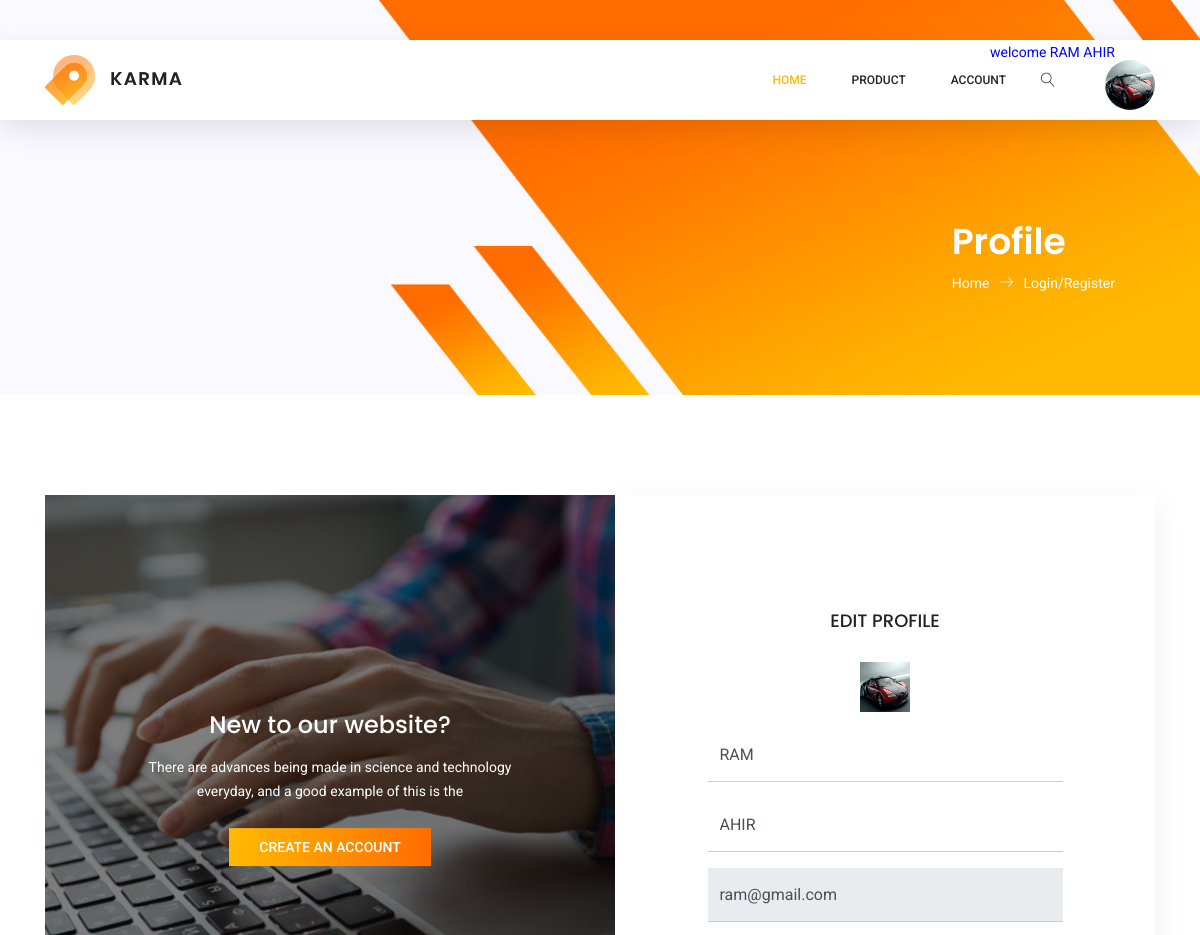
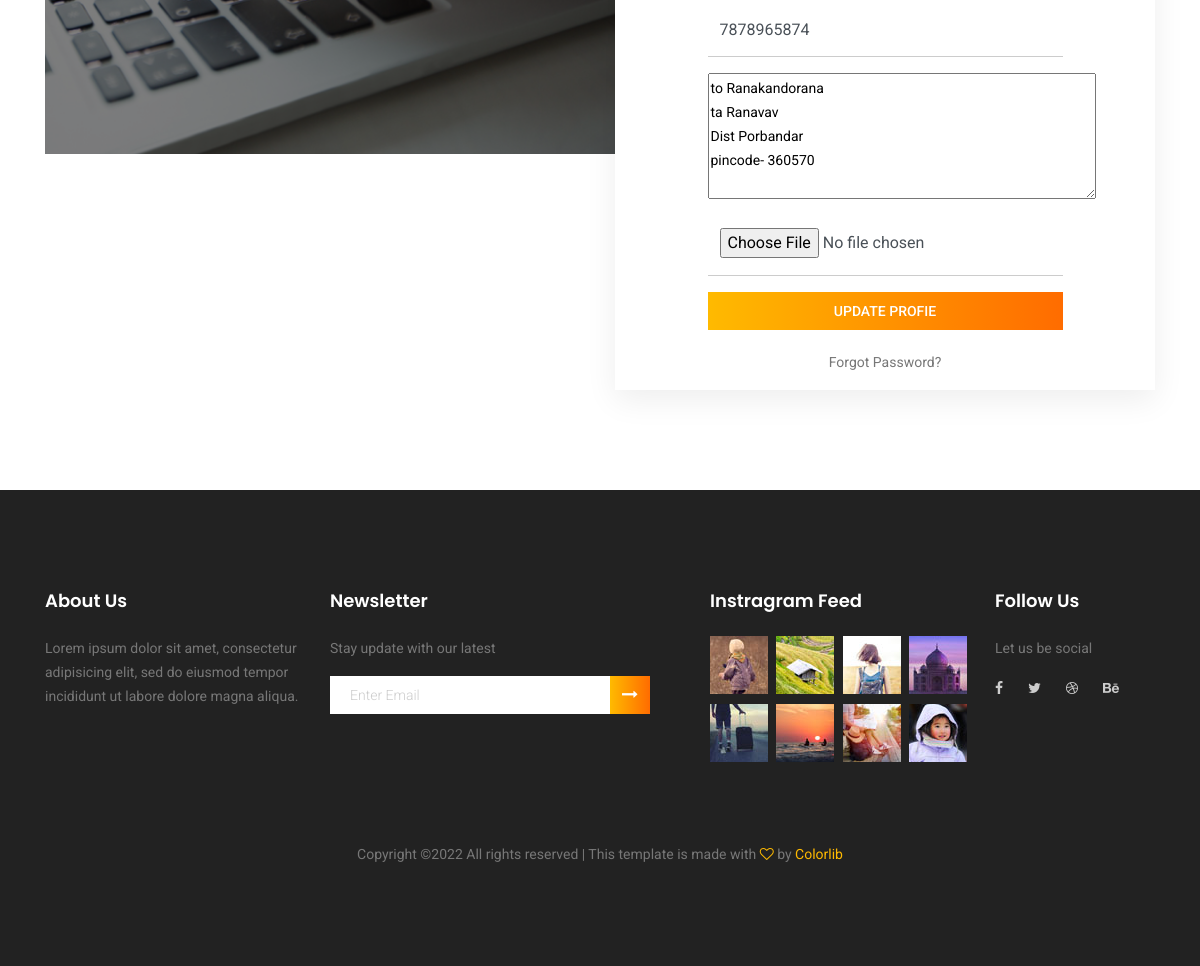
/seller_profile/ (signed in), run on the app's committed database (2 pictures, top to bottom).
### myapp/models.py (models this page shows, shortened)
class User(models.Model):
	fname=models.CharField(max_length=100)
	lname=models.CharField(max_length=100)
	email=models.EmailField()
	mobile=models.PositiveIntegerField()
	address=models.TextField()
	password=models.CharField(max_length=100)
	profile_pic=models.ImageField(upload_to="profile_pic/")
	usertype=models.CharField(max_length=100,default="user")

### myapp/views.py (the view)
# urls.py: path('seller_profile/',views.seller_profile,name="seller_profile"),
def seller_profile(request):
	user=User.objects.get(email=request.session['email'])
	if request.method=="POST":
		user.fname=request.POST['fname']
		user.lname=request.POST['lname']
		user.mobile=request.POST['mobile']
		user.address=request.POST['address']
		try:
			user.profile_pic=request.FILES['profile_pic']
		except:
			pass
		user.save()
		msg="Profile Update Successfuly"
		request.session['fname']=user.fname
		request.session['lname']=user.lname
		request.session['mobile']=user.mobile
		request.session['address']=user.address
		request.session['profile_pic']=user.profile_pic.url
		return render(request,"seller_profile.html",{'msg':msg,'user':user})
	else:
		return render(request,"seller_profile.html",{'user':user})

### myapp/templates/seller_profile.html (shortened to what this page needs)
{% extends 'seller_header.html' %}
{% load static %}
{% block content %}
<!DOCTYPE html>
<html lang="zxx" class="no-js">
<head>
</head>
<body>
	<section class="banner-area organic-breadcrumb">
		<div class="container">
			<div class="breadcrumb-banner d-flex flex-wrap align-items-center justify-content-end">
				<div class="col-first">
					<h1>Profile</h1>
					<nav class="d-flex align-items-center">
						<a href="{% url 'seller_index' %}">Home<span class="lnr lnr-arrow-right"></span></a>
						<a href="#">Login/Register</a>
					</nav>
				</div>
			</div>
		</div>
	</section>
	<section class="login_box_area section_gap">
		<div class="container">
			<div class="row">
				<div class="col-lg-6">
					<div class="login_box_img">
						<img class="img-fluid" src="{% static 'img/login.jpg' %}" alt="">
						<div class="hover">
							<h4>New to our website?</h4>
							<p>There are advances being made in science and technology everyday, and a good example of this is the</p>
							<a class="primary-btn" href="{% url 'signup' %}">Create an Account</a>
						</div>
					</div>
				</div>
				<div class="col-lg-6">
					<div class="login_form_inner">
						<h3>Edit Profile</h3>
						<form class="row login_form" action="{% url 'seller_profile' %}" method="post" id="contactForm" novalidate="novalidate" enctype="multipart/form-data">
							<div class="col-md-12 form-group">
								<img src="{{user.profile_pic.url}}" height="50px" width="50px">
							</div>
							<div class="col-md-12 form-group">
								<input type="text" class="form-control" id="name" name="fname" value="{{user.fname}}" >
							</div>
							<div class="col-md-12 form-group">
								<input type="text" class="form-control" id="name" name="lname"   value="{{user.lname}}" >
							</div>
							<div class="col-md-12 form-group">
								<input type="text" class="form-control" id="name" name="email" value="{{user.email}}" readonly >
							</div>
							<div class="col-md-12 form-group">
								<input type="text" class="form-control" id="name" name="mobile" value="{{user.mobile}}" >
							</div>
							<div class="col-md-12 form-group">
								<textarea rows="5" cols="50" name="address" >{{user.address}}</textarea>
							</div>
							<div class="col-md-12 form-group">
								<input type="file" class="form-control" id="profile" name="profile_pic">
							</div>
							<div class="col-md-12 form-group">
								<button type="submit"  value="submit" class="primary-btn">Update Profie</button>
								<a href="#">Forgot Password?</a>
							</div>
						</form>
					</div>
				</div>
			</div>
		</div>
	</section>
</body>
</html>
{% endblock %}

### myapp/templates/seller_header.html (shortened to what this page needs)
{% load static %}
<!DOCTYPE html>
<html lang="zxx" class="no-js">
<head>
	<link rel="stylesheet" href="{% static 'css/linearicons.css' %}">
	<link rel="stylesheet" href="{% static 'css/font-awesome.min.css' %}">
	<link rel="stylesheet" href="{% static 'css/themify-icons.css' %}">
	<link rel="stylesheet" href="{% static 'css/bootstrap.css' %}">
	<link rel="stylesheet" href="{% static 'css/owl.carousel.css' %}">
	<link rel="stylesheet" href="{% static 'css/nice-select.css' %}">
	<link rel="stylesheet" href="{% static 'css/nouislider.min.css' %}">
	<link rel="stylesheet" href="{% static 'css/ion.rangeSlider.css' %}" />
	<link rel="stylesheet" href="{% static 'css/ion.rangeSlider.skinFlat.css' %}" />
	<link rel="stylesheet" href="{% static 'css/magnific-popup.css' %}">
	<link rel="stylesheet" href="{% static 'css/main.css' %}">
</head>
<body>
	<header class="header_area sticky-header">
		<div class="main_menu">
			<nav class="navbar navbar-expand-lg navbar-light main_box">
				<div class="container">
					<a class="navbar-brand logo_h" href="index.html"><img src="{% static 'img/logo.png' %}" alt=""></a>
					<div class="collapse navbar-collapse offset" id="navbarSupportedContent">
						<ul class="nav navbar-nav menu_nav ml-auto">
							<li class="nav-item active"><a class="nav-link" href="{% url 'seller_index' %}">Home</a></li>
							<li class="nav-item submenu dropdown">
								<a href="#" class="nav-link dropdown-toggle" data-toggle="dropdown" role="button" aria-haspopup="true"
								 aria-expanded="false">Product</a>
							</li>
							<li class="nav-item submenu dropdown">
								<a href="#" class="nav-link dropdown-toggle" data-toggle="dropdown" role="button" aria-haspopup="true"
								 aria-expanded="false">Account</a>
							</li>
						</ul>
						<ul class="nav navbar-nav navbar-right">
							<li class="nav-item">
								<button class="search"><span class="lnr lnr-magnifier" id="search"></span></button>
							</li>
							{% if request.session.email %}
							<li class="nav-item " >
								<p style="margin-left: -90px; color: blue; position: absolute;">welcome {{request.session.fname}} {{request.session.lname}}</p>
							</li>
							<li class="nav-item " >
								<a href="{% url 'seller_profile' %}"><img src="{{request.session.profile_pic}}" width="50px" height="50px" style="margin-top: 20px; border-radius: 50%; "></a>
							</li>
							{% endif %}
						</ul>
					</div>
				</div>
			</nav>
		</div>
	</header>
	{% block content %}
	{% endblock %}
	<footer class="footer-area section_gap">
		<div class="container">
			<div class="row">
				<div class="col-lg-3  col-md-6 col-sm-6">
					<div class="single-footer-widget">
						<h6>About Us</h6>
						<p>
							Lorem ipsum dolor sit amet, consectetur adipisicing elit, sed do eiusmod tempor incididunt ut labore dolore
							magna aliqua.
						</p>
					</div>
				</div>
				<div class="col-lg-4  col-md-6 col-sm-6">
					<div class="single-footer-widget">
						<h6>Newsletter</h6>
						<p>Stay update with our latest</p>
						<div class="" id="mc_embed_signup">
							<form target="_blank" novalidate="true" action="https://spondonit.us12.list-manage.com/subscribe/post?u=1462626880ade1ac87bd9c93a&amp;id=92a4423d01"
							 method="get" class="form-inline">
								<div class="d-flex flex-row">
									<input class="form-control" name="EMAIL" placeholder="Enter Email" onfocus="this.placeholder = ''" onblur="this.placeholder = 'Enter Email '"
									 required="" type="email">
									<button class="click-btn btn btn-default"><i class="fa fa-long-arrow-right" aria-hidden="true"></i></button>
								</div>
							</form>
						</div>
					</div>
				</div>
				<div class="col-lg-3  col-md-6 col-sm-6">
					<div class="single-footer-widget mail-chimp">
						<h6 class="mb-20">Instragram Feed</h6>
						<ul class="instafeed d-flex flex-wrap">
							<li><img src="{% static 'img/i1.jpg' %}" alt=""></li>
							<li><img src="{% static 'img/i2.jpg' %}" alt=""></li>
							<li><img src="{% static 'img/i3.jpg' %}" alt=""></li>
							<li><img src="{% static 'img/i4.jpg' %}" alt=""></li>
							<li><img src="{% static 'img/i5.jpg' %}" alt=""></li>
							<li><img src="{% static 'img/i6.jpg' %}" alt=""></li>
							<li><img src="{% static 'img/i7.jpg' %}" alt=""></li>
							<li><img src="{% static 'img/i8.jpg' %}" alt=""></li>
						</ul>
					</div>
				</div>
				<div class="col-lg-2 col-md-6 col-sm-6">
					<div class="single-footer-widget">
						<h6>Follow Us</h6>
						<p>Let us be social</p>
						<div class="footer-social d-flex align-items-center">
							<a href="#"><i class="fa fa-facebook"></i></a>
							<a href="#"><i class="fa fa-twitter"></i></a>
							<a href="#"><i class="fa fa-dribbble"></i></a>
							<a href="#"><i class="fa fa-behance"></i></a>
						</div>
					</div>
				</div>
			</div>
			<div class="footer-bottom d-flex justify-content-center align-items-center flex-wrap">
				<p class="footer-text m-0">
Copyright &copy;<script>document.write(new Date().getFullYear());</script> All rights reserved | This template is made with <i class="fa fa-heart-o" aria-hidden="true"></i> by <a href="https://colorlib.com" target="_blank">Colorlib</a>
</p>
			</div>
		</div>
	</footer>
</body>
</html>

### data on the page
User: session.fname "RAM", session.lname "AHIR", profile_pic (picture), fname "RAM", lname "AHIR", email "ram@gmail.com", mobile "7878965874", address "to Ranakandorana ta Ranavav Dist Porbandar pincode- 360570"
